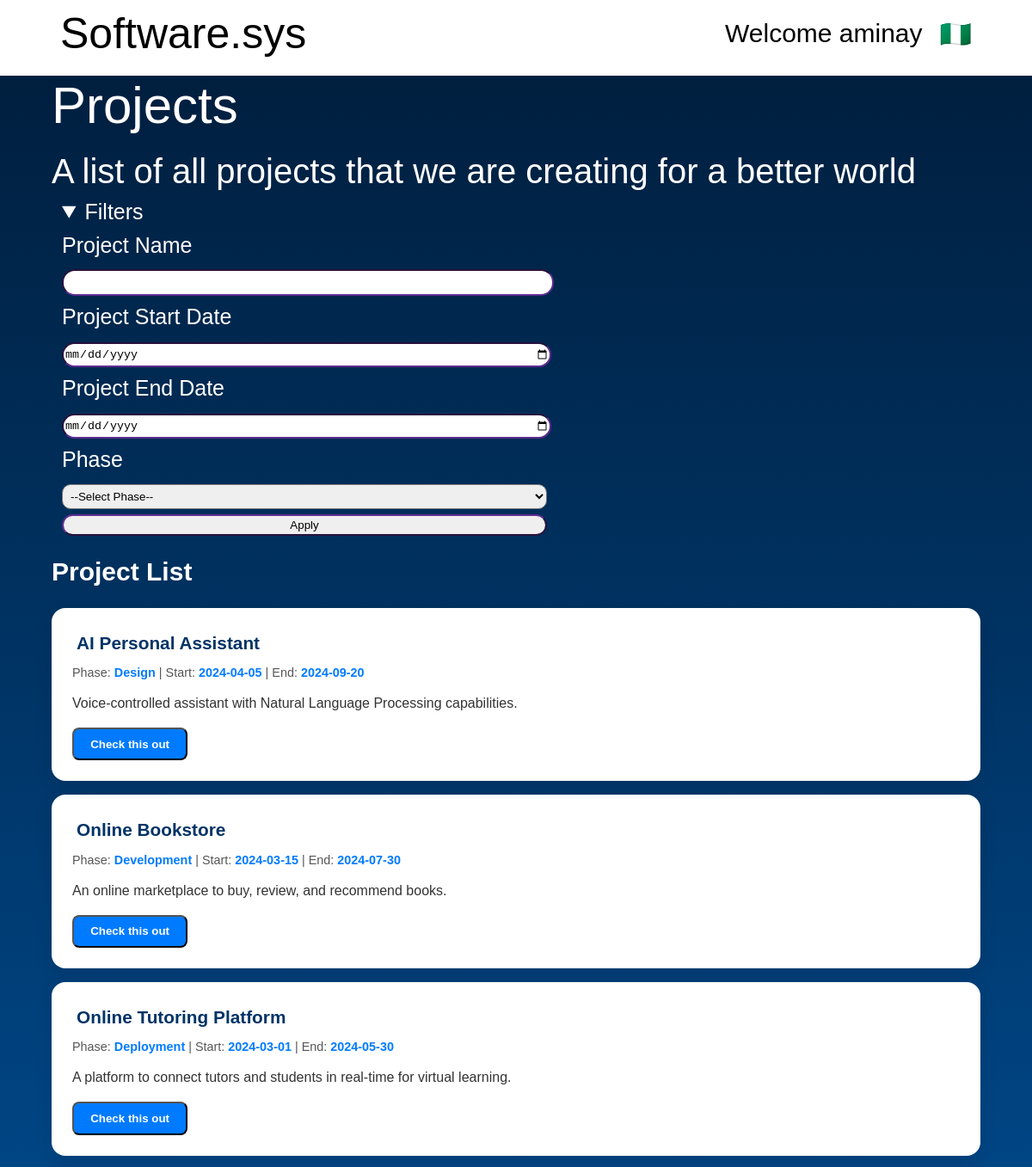
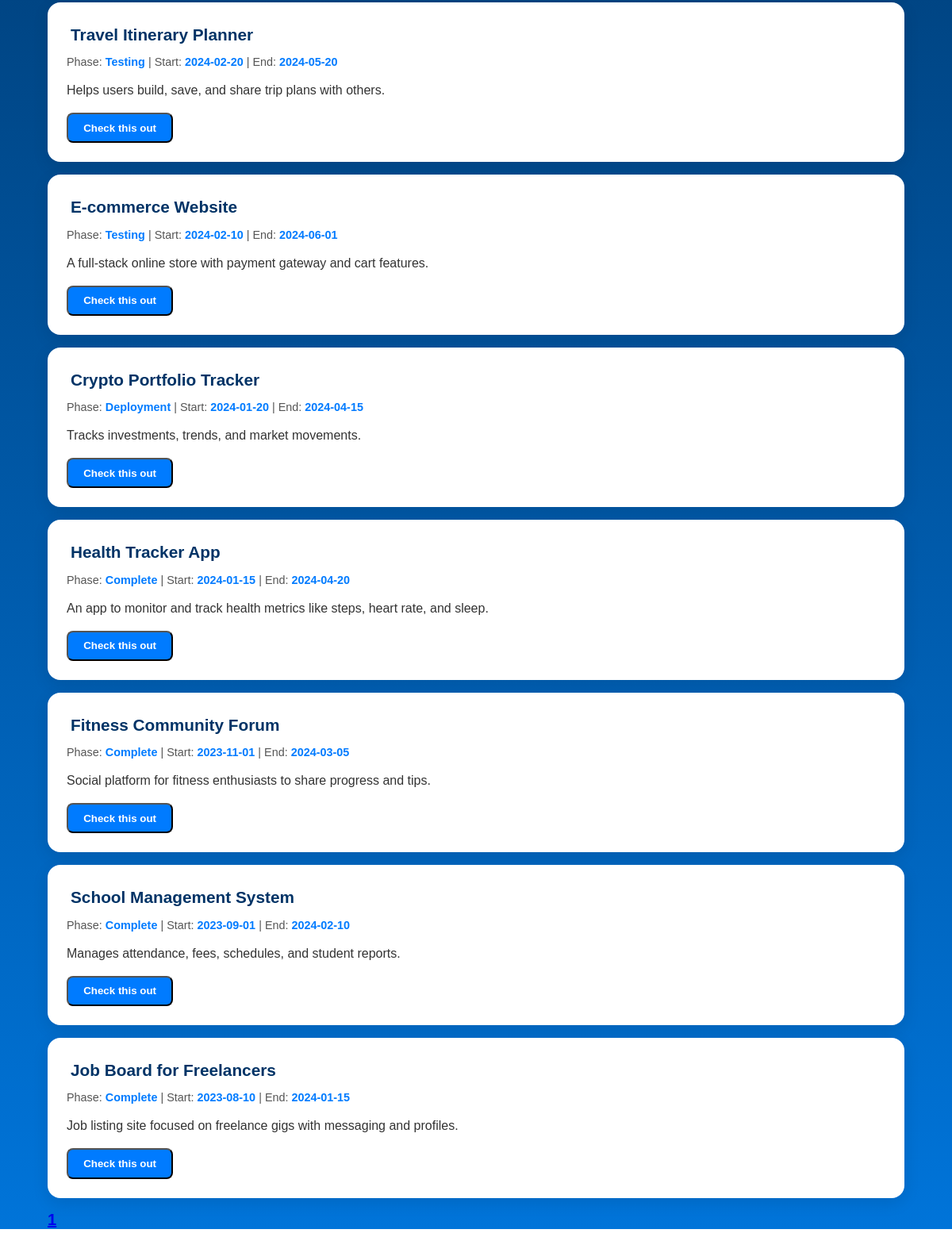
The page /projects.php (signed in) on the database its author committed (2 pictures, top to bottom).
### tables this page shows
CREATE TABLE `countries` (
  `Country` varchar(50) NOT NULL,
  `Flag` varchar(10) NOT NULL
);

CREATE TABLE `projects` (
  `PID` int(11) NOT NULL,
  `UserName` varchar(20) NOT NULL,
  `Email` varchar(255) NOT NULL,
  `Title` varchar(50) NOT NULL,
  `StartDate` date NOT NULL,
  `EndDate` date NOT NULL,
  `Short_Description` varchar(1000) NOT NULL,
  `Phase_Dev` enum('Design','Development','Testing','Deployment','Complete') DEFAULT NULL,
  `Rating` tinyint(4) DEFAULT NULL CHECK (`Rating` between 1 and 5),
  `Feedback` text DEFAULT NULL,
  `Cost` int(11) NOT NULL
);

### projects.php (the view, shortened to what this page needs)
<?php
require_once("headers.php");
$loggedin = isset($_SESSION['username']);
$username = $flag = "";
if ($loggedin) {
    $stmt = $pdo->prepare('SELECT Flag FROM countries WHERE Country = :coun');
    $stmt->execute(['coun' => $_SESSION['country']]);
    $row = $stmt->fetch(PDO::FETCH_ASSOC);
    $username = htmlspecialchars($_SESSION['username']);
    $flag = $row['Flag'] ?? "";
}
$limit = 10;
$page = isset($_GET['page']) ? (int)$_GET['page'] : 1;
$offset = ($page - 1) * $limit;
$conditions = [];
$params = [];
$whereSQL = $conditions ? ('WHERE ' . implode(' AND ', $conditions)) : '';
$countStmt = $pdo->prepare("SELECT COUNT(*) FROM projects $whereSQL");
$countStmt->execute($params);
$totalProjects = $countStmt->fetchColumn();
$totalPages = ceil($totalProjects / $limit);
$query = "SELECT * FROM projects $whereSQL ORDER BY StartDate DESC LIMIT :limit OFFSET :offset";
$stmt = $pdo->prepare($query);
$stmt->bindValue(':limit', $limit, PDO::PARAM_INT);
$stmt->bindValue(':offset', $offset, PDO::PARAM_INT);
$stmt->execute();
$projects = $stmt->fetchAll(PDO::FETCH_ASSOC);
?>
<!DOCTYPE html>
<html lang="en">
<head>
    <link rel="stylesheet" href="dashstyles.css">
</head>
<body>
<header>
    <?php
    if ($loggedin) {
        echo <<<HTML
        <nav>
            <a href="home.php">Software.sys</a>
            <a href="dashboard.php">Welcome $username</a>
            <a href="dashboard.php">$flag</a>
        </nav>
        HTML;
    }
    ?>
</header>
<main>
    <section>
        <p>Projects</p>
        <p>A list of all projects that we are creating for a better world</p>
    </section>
    <details open>
        <summary>Filters</summary>
        <form method="post" action="projects.php">
            <p>Project Name</p>
            <input type="text" name="projectname" id="projectId" maxlength="20">
            <p>Project Start Date</p>
            <input type="date" name="startdate">
            <p>Project End Date</p>
            <input type="date" name="enddate">
            <p>Phase</p>
            <select name="phase">
                <option value="">--Select Phase--</option>
            </select>
            <input type="submit" value="Apply">
        </form>
    </details>
    <section>
        <h2>Project List</h2>
        <?php if ($projects): ?>
                <?php foreach ($projects as $project): ?>
                    <section class="project-card">
                        <p class="title"><strong><?= htmlspecialchars($project['Title']) ?></strong></p>
                        <p class="meta">
                            Phase: <span><?= htmlspecialchars($project['Phase_Dev']) ?></span> |
                            Start: <span><?= htmlspecialchars($project['StartDate']) ?></span> |
                            End: <span><?= htmlspecialchars($project['EndDate']) ?></span>
                        </p>
                        <p class="description"><?= htmlspecialchars($project['Short_Description']) ?></p>
                        <form method="post" action="viewprojects.php" style="display:inline;">
                                <button type="submit" class="check-button">Check this out</button>
                        </form>
                    </section>
                <?php endforeach; ?>
            <div class="pagination">
                <?php for ($i = 1; $i <= $totalPages; $i++): ?>
                    <a href="?page=<?= $i ?>" <?= $i == $page ? 'style="font-weight:bold"' : '' ?>><?= $i ?></a>
                <?php endfor; ?>
            </div>
        <?php else: ?>
            <p>No projects found.</p>
        <?php endif; ?>
    </section>
</main>
</body>
</html>

### dashstyles.css (style rules this page uses)
body { margin:0 auto; max-width: 1700px; }
body header nav { display:flex; background-color: white; width:90%; margin:0 auto; }
body header nav a { padding:10px; text-decoration:none; font-family:'Verdana', 'Arial Narrow', Arial, sans-serif; color:black; align-content:center; font-size:clamp(15px,5vw,30px); transition: all 0.5s; }
body header nav :nth-last-child(2) { margin-left:auto; }
body header nav :first-child { font-size:clamp(25px,7vw,50px); }
body main>section>p:first-child { font-size:clamp(40px,6vw,60px); margin:10px 0 10px 0; }
body main>section>p:nth-child(2) { font-size:clamp(25px,4vw,40px); margin:20px 0 10px 0; }
body main>section { margin:10px auto; width:90%; }
main { width:100%; }
body { width:100%; }
main { font-family:'Verdana', 'Arial Narrow', Arial, sans-serif; font-size:20px; background: linear-gradient(to bottom, #001f3f, #0074D9); color:white; }
main details { margin-left:6%; font-size: 25px; }
details p { margin-bottom: 10px; margin-top:10px; }
input { width:50%; height:25px; border-radius: 15px; border-color: rgb(95, 44, 146); }
select { width:50%; padding:5px; border-radius: 10px; }
main>section>section { border-radius:10px; background: rgba(255, 255, 255, 0.1); padding:20px; margin:10px; }
main>section>section .title { font-size: 30px ; margin:5px; }
.project-card { background: #ffffff; border-radius: 1rem; padding: 1.5rem; margin: 1rem 0; box-shadow: 0 6px 20px rgba(0, 0, 0, 0.1); transition: transform 0.2s ease-in-out; }
.project-card .title { font-size: 1.3rem; margin-bottom: 0.5rem; color: #003366; }
.project-card .meta { font-size: 0.9rem; color: #555; margin-bottom: 0.5rem; }
.project-card .meta span { font-weight: 600; color: #007BFF; }
.project-card .description { font-size: 1rem; color: #333; line-height: 1.5; }
.check-button { display: inline-block; padding: 0.6rem 1.2rem; background-color: #007BFF; color: white; text-decoration: none; border-radius: 8px; font-weight: 600; transition: background-color 0.3s ease; }

### rows shown on the page
countries: Flag "🇳🇬"
projects: Title "AI Personal Assistant", Phase_Dev "Design", StartDate "2024-04-05", EndDate "2024-09-20", Short_Description "Voice-controlled assistant with Natural Language Processing capabilities."
projects: Title "Online Bookstore", Phase_Dev "Development", StartDate "2024-03-15", EndDate "2024-07-30", Short_Description "An online marketplace to buy, review, and recommend books."
projects: Title "Online Tutoring Platform", Phase_Dev "Deployment", StartDate "2024-03-01", EndDate "2024-05-30", Short_Description "A platform to connect tutors and students in real-time for virtual learning."
projects: Title "Travel Itinerary Planner", Phase_Dev "Testing", StartDate "2024-02-20", EndDate "2024-05-20", Short_Description "Helps users build, save, and share trip plans with others."
projects: Title "E-commerce Website", Phase_Dev "Testing", StartDate "2024-02-10", EndDate "2024-06-01", Short_Description "A full-stack online store with payment gateway and cart features."
projects: Title "Crypto Portfolio Tracker", Phase_Dev "Deployment", StartDate "2024-01-20", EndDate "2024-04-15", Short_Description "Tracks investments, trends, and market movements."
projects: Title "Health Tracker App", Phase_Dev "Complete", StartDate "2024-01-15", EndDate "2024-04-20", Short_Description "An app to monitor and track health metrics like steps, heart rate, and sleep."
projects: Title "Fitness Community Forum", Phase_Dev "Complete", StartDate "2023-11-01", EndDate "2024-03-05", Short_Description "Social platform for fitness enthusiasts to share progress and tips."
projects: Title "School Management System", Phase_Dev "Complete", StartDate "2023-09-01", EndDate "2024-02-10", Short_Description "Manages attendance, fees, schedules, and student reports."
projects: Title "Job Board for Freelancers", Phase_Dev "Complete", StartDate "2023-08-10", EndDate "2024-01-15", Short_Description "Job listing site focused on freelance gigs with messaging and profiles."

### other values the page prints
$username "aminay"
